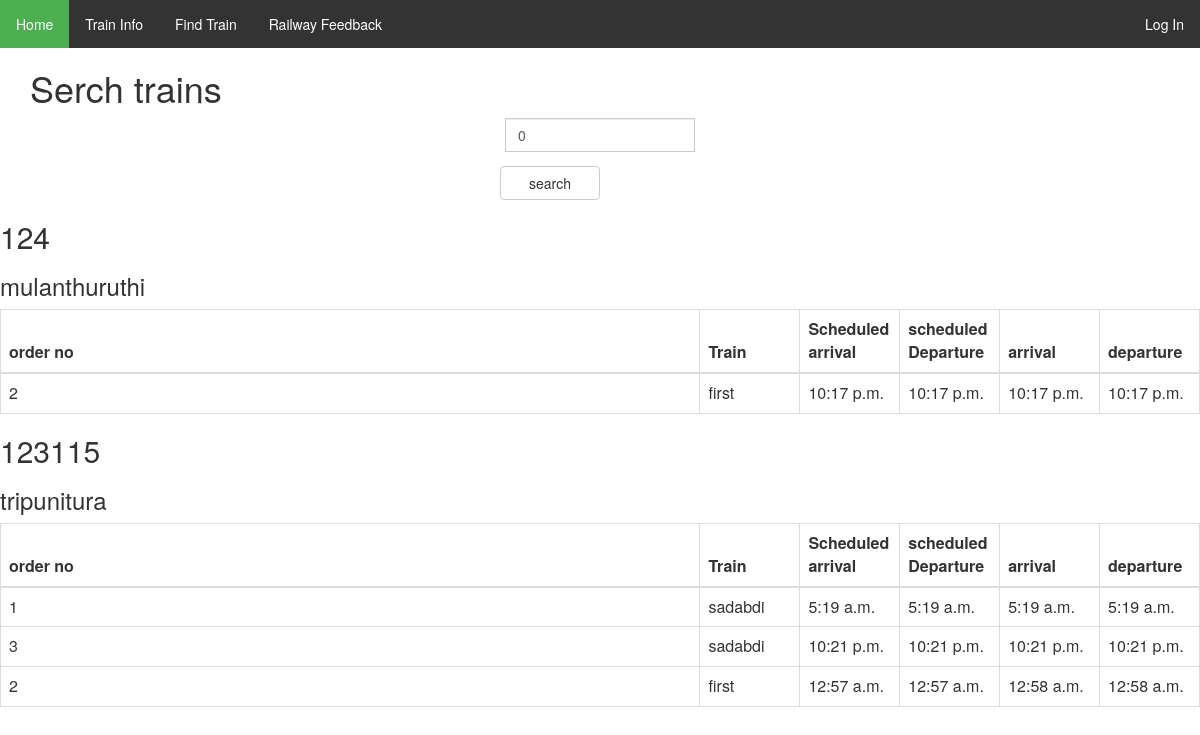
Screenshot of /rail/search/s with the database file from the repository.
### rail/models.py (models this page shows, shortened)
class Station(models.Model):
    stationC=models.IntegerField(primary_key=True)
    Stname=models.CharField(max_length=20)

class Tinfo(models.Model):
    trno = models.ForeignKey(Train, on_delete=models.CASCADE)
    pid=models.AutoField(primary_key=True)
    ordn0=models.IntegerField()
    stationC=models.ForeignKey(Station, on_delete=models.CASCADE)
    sA=models.TimeField(blank=True)
    aD=models.TimeField( blank=True)
    A=models.TimeField( blank=True)
    D=models.TimeField(blank=True)
    late=models.TimeField( blank=True)

class Train(models.Model):
    trno=models.IntegerField(primary_key=True)
    trname=models.CharField(max_length=30)
    def __str__(self):
        return self.trname

### rail/views.py (the view)
def searchs(request):
    se=0
    t=Train.objects.all().filter(trno=se)
    s=Station.objects.all()
    i=Tinfo.objects.all()
    return render(request, 'rail/ssearch.html',{'t': t ,'s':s,'i':i,'se':se})

### rail/templates/rail/ssearch.html (shortened to what this page needs)
{%extends 'baseU.html'%}
{% block nav%}
<div class="container">
  <h1>Serch trains</h1>
  <form action="/rail/search/sp" method="post">
    <div class="input-group col-md-2 col-md-offset-5">
      <input type="text" class="form-control " placeholder="enter station name" name="search" aria-describedby="basic-addon1"value="0">
    </div>
    </div>
    <button class="btn btn-default col-md-1 col-md-offset-5">search</button>
    <div class="row">
    </div>
  {% for k in s %}
  <h2>{{k.stationC}}</h2>
  <h3>{{k.Stname}}</h3>
  <table class="table table-bordered">
    <thead>
      <tr>
        <th>order no</th>
        <th>Train</th>
        <th>
          Scheduled arrival
        </th>
        <th>
          scheduled Departure
        </th>
        <th>
          arrival
        </th><th>
            departure
        </th>
      </tr>
      </thead>
      <tbody>
        {%for j in i%}
        {% if j.stationC == k %}
        {% for n in s %}
        {%if j.stationC == n%}
      <tr>
        <td class= <div class="col-md-2">
        {{j.ordn0 }}</td>
        <td class="col-md-1">{{j.trno}}</td>
          <td class="col-md-1">{{j.sA}}</td>
            <td class="col-md-1">{{j.aD}}</td>
            <td class="col-md-1">{{j.A}}</td>
            <td class="col-md-1">{{j.D}}</td>
      </tr>
      {%endif%}
      {%endfor%}
      {%endif%}
      {%endfor%}
    </tbody>
  </table>
  {% endfor %}
{%endblock%}

### rail/templates/baseU.html (shortened to what this page needs)
<html>
<head>
  <link rel="stylesheet" type="text/css" href="https://maxcdn.bootstrapcdn.com/bootstrap/3.3.7/css/bootstrap.min.css" />
  <link href="//netdna.bootstrapcdn.com/twitter-bootstrap/2.3.2/css/bootstrap-combined.no-icons.min.css" rel="stylesheet">
<link href="//netdna.bootstrapcdn.com/font-awesome/3.2.1/css/font-awesome.css" rel="stylesheet">
</head>
<body>
  <ul class="topnav">
<li><a class="active" href="#home">Home</a></li>
<li><a href="#news">Train Info</a></li>
<li><a href="#contact">Find Train</a></li>
<li><a href="#contact">Railway Feedback</a></li>
<li class="right"><a href="#about">Log In</a></li>
</ul>
  {% block nav %}
  {% endblock %}
</body>
</html>

### rail/templates/baseU.html (style rules this page uses)
body { margin: 0; }
ul.topnav { list-style-type: none; margin: 0; padding: 0; overflow: hidden; background-color: #333; }
ul.topnav li { float: left; }
ul.topnav li a { display: block; color: white; text-align: center; padding: 14px 16px; text-decoration: none; }
ul.topnav li a.active { background-color: #4CAF50; }
ul.topnav li.right { float: right; }

### rows the page displays
Station: stationC "124", Stname "mulanthuruthi"
Tinfo: ordn0 "2", trno "first", sA "10:17 p.m.", aD "10:17 p.m.", A "10:17 p.m.", D "10:17 p.m."
Station: stationC "123115", Stname "tripunitura"
Tinfo: ordn0 "1", trno "sadabdi", sA "5:19 a.m.", aD "5:19 a.m.", A "5:19 a.m.", D "5:19 a.m."
Tinfo: ordn0 "3", trno "sadabdi", sA "10:21 p.m.", aD "10:21 p.m.", A "10:21 p.m.", D "10:21 p.m."
Tinfo: ordn0 "2", trno "first", sA "12:57 a.m.", aD "12:57 a.m.", A "12:58 a.m.", D "12:58 a.m."
